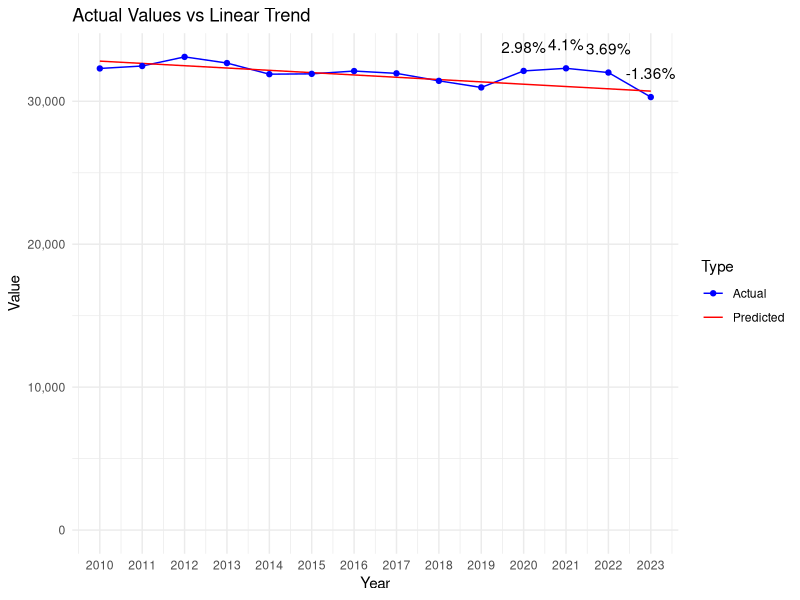

This figure's R source:
# Load necessary libraries
library(dplyr)
library(readr)
library(ggplot2)

# Defines the data as a named vector
data <- c(
  `2010` = 32296, `2011` = 32467, `2012` = 33106, `2013` = 32674, `2014` = 31896,
  `2015` = 31919, `2016` = 32115, `2017` = 31953, `2018` = 31429, `2019` = 30967,
  `2020` = 32123, `2021` = 32306, `2022` = 32010, `2023` = 30293
)

# Extracts data for the decade and recent years
decade <- data[as.character(2010:2019)]
recent_years <- data[as.character(2020:2023)]

# Fits a linear model to the decade data
years <- as.numeric(names(decade))
lm_model <- lm(decade ~ years)

# Predicts values for 2020 to 2023 based on the linear model
predicted_values <- predict(lm_model, newdata = data.frame(years = as.numeric(names(recent_years))))

# Calculates deviations from the linear trend
deviations <- recent_years - predicted_values

# Calculates the mean and standard deviation of the decade
decade_mean <- mean(decade)
decade_stddev <- sd(decade)

# Initializes vectors to store the calculated values
z_scores <- numeric(length(recent_years))
percent_deviations <- numeric(length(recent_years))

# Calculates and store the Z-scores, deviations, and percentage of deviations for recent years
for (i in 1:length(recent_years)) {
  year <- names(recent_years)[i]
  z_scores[i] <- (recent_years[year] - decade_mean) / decade_stddev
  deviation <- deviations[year]
  percent_deviations[i] <- (deviation / predicted_values[i]) * 100
  cat(sprintf("Year: %s, Z-score: %f, Deviation from linear trend: %f, Percentage of deviation: %f%%\n",
              year, z_scores[i], deviation, percent_deviations[i]))
}

# Prepare an extended range for predictions, including 2020 to 2023
extended_years <- as.numeric(c(names(decade), names(recent_years)))

# Predict values for the extended range based on the linear model
extended_predicted_values <- predict(lm_model, newdata = data.frame(years = extended_years))

# Create a data frame for plotting actual values
actual_plot_data <- data.frame(
  Year = as.numeric(names(data)),
  Value = data,
  Type = "Actual"
)

# Create a data frame for plotting predicted values
predicted_plot_data <- data.frame(
  Year = extended_years,
  Value = extended_predicted_values,
  Type = "Predicted"
)

# Combine actual and predicted data
plot_data <- rbind(actual_plot_data, predicted_plot_data)

# Create the line chart
p <- ggplot(plot_data, aes(x = Year, y = Value, color = Type)) +
  geom_line(aes(group = Type)) +
  geom_point(data = actual_plot_data, aes(x = Year, y = Value)) +
  theme_minimal() +
  labs(title = "Actual Values vs Linear Trend", x = "Year", y = "Value") +
  scale_color_manual(values = c("Actual" = "blue", "Predicted" = "red")) +
  scale_y_continuous(labels = scales::comma, limits = c(0, max(plot_data$Value))) +
  scale_x_continuous(breaks = extended_years) # Set breaks to every year

# Add percentage of deviation annotations for 2020 to 2023
for (i in 1:length(recent_years)) {
  year <- as.numeric(names(recent_years)[i])
  deviation_value <- percent_deviations[i]
  p <- p + annotate("text", x = year, y = data[as.character(year)], label = paste0(round(deviation_value, 2), "%"), vjust = -1.5)
}

# Print the plot
print(p)